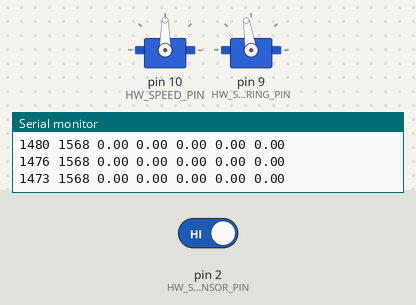
The program below on a simulated Arduino Uno, built with avr-gcc and run on an emulated ATmega328P. Parts: 2 × servo, the last lines printed to the serial monitor. The test bench sets the inputs (shaded band); at power-on: pin 2 (HW_SPEED_SENSOR_PIN) HIGH.

Above: at 3.76 s.
At 11.34 s:
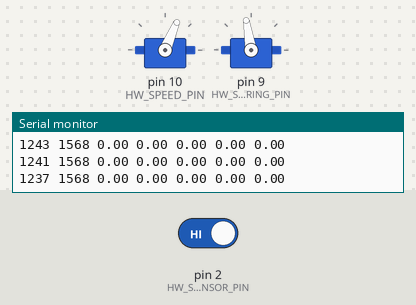
At 18.8 s:
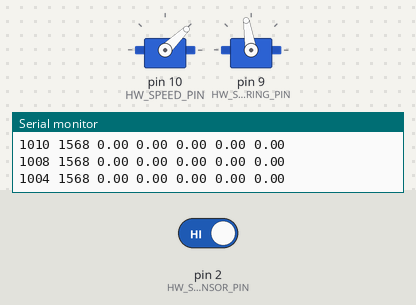
Timing chart, 0 to 20.3 s (numbered marks = the images above):
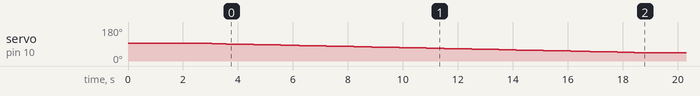

Measured:
- by itself, servo on pin 10 (HW_SPEED_PIN): moves from 93° to 44° over 15.7 s

The program:

main.cpp
```cpp
#include "definitions.hpp"
#include "Robot.hpp"
#include "SpeedMeter.hpp"
#include "DistanceMeter.hpp"
#include "Pid.hpp"

#include <Servo.h>

Servo speedServo;
Servo steeringServo;
Robot robot;
SpeedMeter speedMeter;
DistanceMeter distanceMeter;
Pid speedPid;
Pid steeringPid;

long currentTime;
long previousTime;
long deltaTime;
int frameCounter;

boolean reached;
float speedDesired;
float speedMeasured;
float speedCommandRaw;
int speedCommand;
float crossTrackDistanceDesired;
float crossTrackDistanceMeasured;
float steering;
int steeringCommand;

const float waypoints[][2] = {
    {0.00f, 0.00f},
    {5.00f, 0.00f},
    {5.00f, 0.30f},
    {0.00f, 0.30f},
};

float mapf(float x, float in_min, float in_max, float out_min, float out_max)
{
  return (x - in_min) * (out_max - out_min) / (in_max - in_min) + out_min;
}

void setup()
{
    speedServo.attach(HW_SPEED_PIN);
    steeringServo.attach(HW_STEERING_PIN);
    robot.initialize();
    robot.setPose(0.0f, 0.0f, 0.0f);
    speedMeter.initialize();
    distanceMeter.initialize(&robot, waypoints, 4);
    speedPid.initialize(SPEED_P, SPEED_I,
        SPEED_D, SPEED_COMMAND_FORWARD, SPEED_COMMAND_NEUTRAL);
    steeringPid.initialize(STEERING_P, STEERING_I,
        STEERING_D, STEERING_RIGHT, STEERING_LEFT);

    currentTime = micros();
    previousTime = currentTime;
    deltaTime = 0L;
    frameCounter = 0;

    reached = false;
    speedDesired = DESIRED_SPEED;
    speedMeasured = 0.0f;
    speedCommandRaw = 0.0f;
    speedCommand = 0;
    crossTrackDistanceDesired = DESIRED_CROSS_TRACK_DISTANCE;
    crossTrackDistanceMeasured = 0.0f;
    steering = 0.0f;
    steeringCommand = 0;

    Serial.begin(9600);

    steeringServo.writeMicroseconds(STEERING_COMMAND_NEUTRAL);
    speedServo.writeMicroseconds(SPEED_COMMAND_NEUTRAL);
    delay(3000);
}

void loop()
{
    currentTime = micros();
    deltaTime = currentTime - previousTime;
    speedMeter.readRaw();
    if (deltaTime >= 1000) {
        ++frameCounter;
        // 1000 Hz Task
        if (distanceMeter.goalReached()) {
            reached = true;
        }
        robot.updatePose(steering, speedMeasured, currentTime);
        if (frameCounter % 40 == 0) {
            // 25 Hz Task
            speedMeasured = speedMeter.read(currentTime);
            if (reached) {
                speedDesired = 0.0f;
            }
            speedCommandRaw = speedPid.update(speedDesired,
              speedMeasured, currentTime);
            speedCommand  = (int)mapf(speedCommandRaw,
               SPEED_COMMAND_FORWARD, SPEED_COMMAND_NEUTRAL,
               SPEED_COMMAND_NEUTRAL, SPEED_COMMAND_FORWARD);
            speedServo.writeMicroseconds(speedCommand);
        }
        if (frameCounter % 50 == 0) {
            // 20 Hz Task
            crossTrackDistanceMeasured = distanceMeter.readCrossTrackDistance();
            steering = steeringPid.update(crossTrackDistanceDesired,
              crossTrackDistanceMeasured, currentTime);
            steeringCommand = (int)mapf(steering, STEERING_RIGHT, STEERING_LEFT,
                 STEERING_COMMAND_RIGHT, STEERING_COMMAND_LEFT);
            steeringServo.writeMicroseconds(steeringCommand);
        }
        if (frameCounter % 100 == 0) {
            // 10 Hz Task
            Serial.print(speedCommand);
            Serial.print(" ");
            Serial.print(steeringCommand);
            Serial.print(" ");
            Serial.print(speedMeasured);
            Serial.print(" ");
            Serial.print(steering * 180.0f / PI);
            Serial.print(" ");
            Serial.print(crossTrackDistanceMeasured);
            Serial.print(" ");
            Serial.print(robot.x());
            Serial.print(" ");
            Serial.println(robot.y());
        }
        previousTime = currentTime;
    }
    if (frameCounter >= 1000) {
        frameCounter = 0;
    }
}
```

DistanceMeter.cpp
```cpp
#include "definitions.hpp"
#include "DistanceMeter.hpp"
#include "Robot.hpp"

void DistanceMeter::initialize(const Robot* car, const float (*waypoints)[2],
int waypointsLen)
{
    m_car = car;
    m_waypoints = waypoints;
    m_waypointsLen = waypointsLen;
    m_index = 0;
}

float DistanceMeter::readCrossTrackDistance()
{
    float x = m_car->x();
    float y = m_car->y();
    const float (*p)[2] = m_waypoints;
    int i = m_index;

    float p0p[] = {x - p[i][0], y - p[i][1]};
    float p0p1[] = {p[i+1][0] - p[i][0], p[i+1][1] - p[i][1]};
    float p0p1LenSquared = p0p1[0] * p0p1[0] + p0p1[1] * p0p1[1];

    float b = (p0p[0]*p0p1[0] + p0p[1]*p0p1[1]) / p0p1LenSquared;
    float c = (p0p1[0]*p0p[1] - p0p1[1]*p0p[0]) / sqrt(p0p1LenSquared);

    if (b > 1.0f && i < (m_waypointsLen - 2)) {
        ++m_index;
    }
    if (m_index == m_waypointsLen - 1) {
        c = 0.0f;
    }
    return c;
}

boolean DistanceMeter::goalReached()
{
    const float *goal = m_waypoints[m_waypointsLen - 1];
    float x = m_car->x();
    float y = m_car->y();
    float dx = goal[0] - x;
    float dy = goal[1] - y;
    float d =  sqrt(dx * dx + dy * dy);
    return d < ROBOT_GOAL_SENSITIVITY;
}
```

DistanceMeter.hpp
```cpp
#include <Arduino.h>

class Robot;

class DistanceMeter
{
public:
    DistanceMeter():
    m_index(0),
    m_waypointsLen(0),
    m_car(0UL){}

    void initialize(const Robot* car, const float (*waypoints)[2], int waypointsLen);
    float readCrossTrackDistance();
    boolean goalReached();
private:
    int m_index;
    int m_waypointsLen;
    const float (*m_waypoints)[2];
    const Robot *m_car;
};
```

Pid.cpp
```cpp
#include "Pid.hpp"
#include <Arduino.h>

void Pid::initialize(float p, float i, float d, float minout, float maxout)
{
    m_previousTime = micros();
    m_p = p;
    m_i = i;
    m_d = d;
    m_minout = minout;
    m_maxout = maxout;
    m_sumerr = 0.0f;
    m_preverr = 0.0f;
}

float Pid::update(float desired, float measured, long currentTime)
{
  float err = desired - measured;
  float dt = (currentTime - m_previousTime)/1000000.0f;
  m_previousTime = currentTime;
  m_sumerr += m_i * err * dt;
  m_sumerr = constrain(m_sumerr, m_minout, m_maxout);
  float pterm = m_p * err;
  float iterm = m_sumerr;
  float dterm = m_d * (err - m_preverr) / dt;
  m_preverr = err;
  float out = pterm + iterm + dterm;
  out = constrain(out, m_minout, m_maxout);
  return out;
}
```

Pid.hpp
```cpp
class Pid
{
public:
  Pid():
  m_p(0.0f), m_i(0.0f), m_d(0.0f),
  m_minout(0.0f), m_maxout(0.0f),
  m_sumerr(0.0f), m_preverr(0.0f){}

  void initialize(float p, float i, float d, float minout, float maxout);
  float update(float desired, float measured, long currentTime);
private:
  long m_previousTime;
  float m_p;
  float m_i;
  float m_d;
  float m_minout;
  float m_maxout;
  float m_sumerr;
  float m_preverr;
};
```

Robot.cpp
```cpp
#include "Robot.hpp"
#include "definitions.hpp"

void Robot::initialize()
{
    m_previousTime = micros();
}

void Robot::updatePose(float steering, float speed, long currentTime)
{
    float distance = speed * (currentTime - m_previousTime)/1000000.0f;
    m_previousTime = currentTime;
    distance = constrain(distance, 0.0f, distance);
    steering = constrain(steering, -ROBOT_MAX_STEERING, ROBOT_MAX_STEERING);

    float turn = tan(steering) * distance / ROBOT_LENGTH;
    m_orientation += turn;
    while (m_orientation > TWO_PI) {
        m_orientation -= TWO_PI;
    }
    while (m_orientation < -TWO_PI) {
        m_orientation += TWO_PI;
    }

    if (abs(turn) < ROBOT_TURN_TOLERANCE) {
        // approximate by straight line motion
        m_x += (distance * cos(m_orientation));
        m_y += (distance * sin(m_orientation));
    } else {
        // approximate bicycle model for motion
        float radius = distance / turn;
        float cx = m_x - (sin(m_orientation) * radius);
        float cy = m_y + (cos(m_orientation) * radius);
        m_x = cx + (sin(m_orientation) * radius);
        m_y = cy - (cos(m_orientation) * radius);
    }
}
```

Robot.hpp
```cpp
class Robot
{
public:
    Robot ():
    m_x(0.0f),
    m_y(0.0f),
    m_orientation(0.0f),
    m_previousTime(0L){}

    float x() const
    {return m_x;}

    float y() const
    {return m_y;}

    float orientation() const
    {return m_orientation;}

    void setPose(float x, float y, float orientation)
    {m_x = x; m_y = y; m_orientation = orientation;}

    void initialize();

    void updatePose(float steering, float speed, long currentTime);

private:
    float m_x;
    float m_y;
    float m_orientation;
    long  m_previousTime;

};
```

SpeedMeter.cpp
```cpp
#include "SpeedMeter.hpp"
#include "definitions.hpp"

void SpeedMeter::initialize()
{
  m_previousTime = micros();
  m_pulse = 0;
  m_isFalling = false;
  pinMode(HW_SPEED_SENSOR_PIN, INPUT);
}

void SpeedMeter::readRaw()
{
  if (digitalRead(HW_SPEED_SENSOR_PIN) == 0) {
    if (!m_isFalling) {
      m_pulse++;
    }
    m_isFalling = true;
  } else {
      m_isFalling = false;
  }
}

float SpeedMeter::read(long currentTime)
{
    float rotation = m_pulse / (float)ROBOT_SHAFT_PPR;
    m_pulse = 0;
    float dt = (currentTime - m_previousTime) / 1000000.0f;
    m_previousTime = currentTime;
    return rotation * ROBOT_SHAFT_DPR / dt;
}
```

SpeedMeter.hpp
```cpp
#include <Arduino.h>

class SpeedMeter
{
public:
  SpeedMeter():
  m_previousTime(0L){}

  void initialize();
  void readRaw();
  float read(long currentTime);
private:
  long m_previousTime;
  long m_pulse;
  boolean m_isFalling;
};
```

definitions.hpp
```cpp
#ifndef DEFINITIONS_H
#define DEFINITIONS_H

#include <Arduino.h>
// Tolerance in radians for turn calculation, otherwise straight line
#define ROBOT_TURN_TOLERANCE (0.01f)
// Abs max steering angle in radians
#define ROBOT_MAX_STEERING (PI/10.0f)
// Robot length in meter
#define ROBOT_LENGTH (0.286f)
// Displacement per shaft revolution
#define ROBOT_SHAFT_DPR (0.105f)
// Sensor pulses per shaft revolution
#define ROBOT_SHAFT_PPR (8)
// Sensitivity to stop when we are close enough to the goal
#define ROBOT_GOAL_SENSITIVITY (0.2f)

// Shaft is driven by UNO pin 10
#define HW_SPEED_PIN (10)
// Steering servo is driven by UNO pin 9
#define HW_STEERING_PIN (9)
// Speed sensor interrupt is attached to interrupt 0 (pin 2)
#define HW_SPEED_SENSOR_PIN (2)

#define SPEED_COMMAND_TRIM        (0)
#define SPEED_COMMAND_BACKWARD    (2000 + SPEED_COMMAND_TRIM)
#define SPEED_COMMAND_NEUTRAL     (1500 + SPEED_COMMAND_TRIM)
#define SPEED_COMMAND_FORWARD     (1000 + SPEED_COMMAND_TRIM)

#define STEERING_COMMAND_TRIM     (68)
#define STEERING_COMMAND_LEFT     (2000 + STEERING_COMMAND_TRIM)
#define STEERING_COMMAND_NEUTRAL  (1500 + STEERING_COMMAND_TRIM)
#define STEERING_COMMAND_RIGHT    (1000 + STEERING_COMMAND_TRIM)

// SPEED PID values
#define SPEED_P (5.42539876f)
#define SPEED_I (31.29200024f)
#define SPEED_D (0.0f)

// Steering PID values
#define STEERING_P (5.93277065f)
#define STEERING_I (7.69425523f)
#define STEERING_D (5.75460786f)
#define STEERING_LEFT (ROBOT_MAX_STEERING)
#define STEERING_RIGHT (-ROBOT_MAX_STEERING)

// Desired values
#define DESIRED_SPEED (1.0f)
#define DESIRED_CROSS_TRACK_DISTANCE (0.0f)
#endif
```
